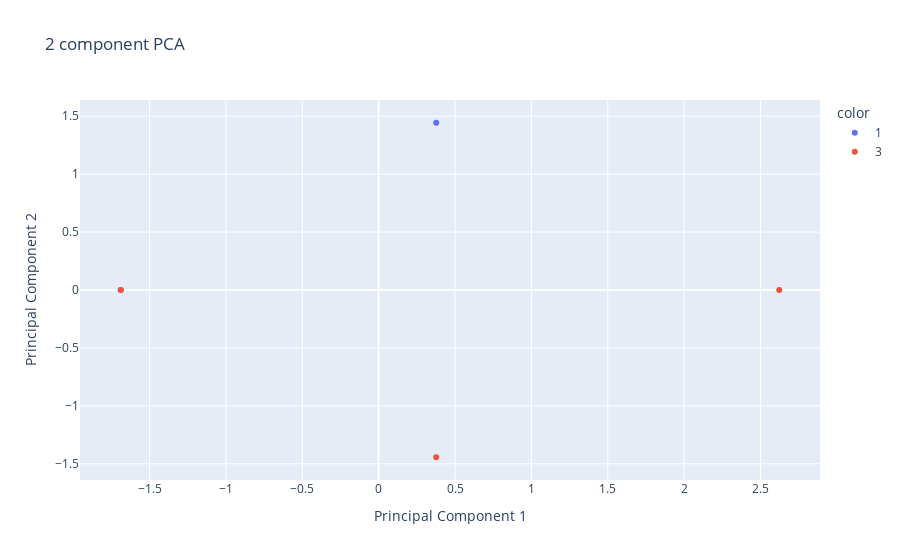

The notebook cell saved with this chart:
### Code cell
pca_scatter_plot(final_df, 'PC1', 'PC2', 'REASON')

### Figure 1 — Plotly figure (JSON) as saved in the notebook; plotly's stock layout.template omitted (floating-point values rounded to 4 significant figures)
{"data": [{"hovertemplate": "color=1<br>Principal Component 1=%{x}<br>Principal Component 2=%{y}<extra></extra>", "legendgroup": "1", "marker": {"color": "#636efa", "symbol": "circle"}, "mode": "markers", "name": "1", "orientation": "v", "showlegend": true, "type": "scatter", "x": [0.3769, -1.688], "xaxis": "x", "y": [1.443, 7.309e-16], "yaxis": "y"}, {"hovertemplate": "color=3<br>Principal Component 1=%{x}<br>Principal Component 2=%{y}<extra></extra>", "legendgroup": "3", "marker": {"color": "#EF553B", "symbol": "circle"}, "mode": "markers", "name": "3", "orientation": "v", "showlegend": true, "type": "scatter", "x": [0.3769, 2.623, -1.688], "xaxis": "x", "y": [-1.443, -2.498e-15, 7.309e-16], "yaxis": "y"}], "layout": {"legend": {"title": {"text": "color"}, "tracegroupgap": 0}, "title": {"text": "2 component PCA"}, "xaxis": {"anchor": "y", "domain": [0, 1], "title": {"text": "Principal Component 1"}}, "yaxis": {"anchor": "x", "domain": [0, 1], "title": {"text": "Principal Component 2"}}}}
